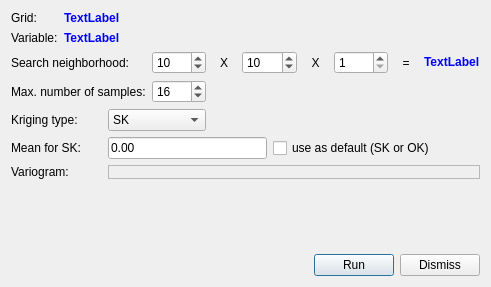
<?xml version="1.0" encoding="UTF-8"?>
<ui version="4.0">
 <class>NDVEstimationDialog</class>
 <widget class="QDialog" name="NDVEstimationDialog">
  <property name="geometry">
   <rect>
    <x>0</x>
    <y>0</y>
    <width>491</width>
    <height>287</height>
   </rect>
  </property>
  <property name="windowTitle">
   <string>Dialog</string>
  </property>
  <layout class="QVBoxLayout" name="verticalLayout_2">
   <item>
    <layout class="QGridLayout" name="gridLayout" columnstretch="0,0,0,0,0,0,0,0,0,0,0" columnminimumwidth="0,0,0,0,0,0,0,0,0,0,0">
     <item row="1" column="1" colspan="10">
      <widget class="QLabel" name="lblVariableName">
       <property name="text">
        <string>&lt;html&gt;&lt;head/&gt;&lt;body&gt;&lt;p&gt;&lt;span style=&quot; font-weight:600; color:#0000ff;&quot;&gt;TextLabel&lt;/span&gt;&lt;/p&gt;&lt;/body&gt;&lt;/html&gt;</string>
       </property>
      </widget>
     </item>
     <item row="0" column="1" colspan="10">
      <widget class="QLabel" name="lblGridName">
       <property name="text">
        <string>&lt;html&gt;&lt;head/&gt;&lt;body&gt;&lt;p&gt;&lt;span style=&quot; font-weight:600; color:#0000ff;&quot;&gt;TextLabel&lt;/span&gt;&lt;/p&gt;&lt;/body&gt;&lt;/html&gt;</string>
       </property>
      </widget>
     </item>
     <item row="1" column="0">
      <widget class="QLabel" name="label_3">
       <property name="text">
        <string>Variable:</string>
       </property>
      </widget>
     </item>
     <item row="0" column="0">
      <widget class="QLabel" name="label">
       <property name="text">
        <string>Grid:</string>
       </property>
      </widget>
     </item>
     <item row="2" column="4">
      <widget class="QLabel" name="label_6">
       <property name="text">
        <string>X</string>
       </property>
       <property name="alignment">
        <set>Qt::AlignCenter</set>
       </property>
      </widget>
     </item>
     <item row="2" column="0" colspan="3">
      <widget class="QLabel" name="label_5">
       <property name="text">
        <string>Search neighborhood:</string>
       </property>
      </widget>
     </item>
     <item row="2" column="3">
      <widget class="QSpinBox" name="spinNCols">
       <property name="minimum">
        <number>1</number>
       </property>
       <property name="maximum">
        <number>1000</number>
       </property>
       <property name="value">
        <number>10</number>
       </property>
      </widget>
     </item>
     <item row="2" column="5" colspan="2">
      <widget class="QSpinBox" name="spinNRows">
       <property name="minimum">
        <number>1</number>
       </property>
       <property name="maximum">
        <number>1000</number>
       </property>
       <property name="value">
        <number>10</number>
       </property>
      </widget>
     </item>
     <item row="2" column="9">
      <widget class="QLabel" name="label_7">
       <property name="text">
        <string>=</string>
       </property>
       <property name="alignment">
        <set>Qt::AlignCenter</set>
       </property>
      </widget>
     </item>
     <item row="2" column="8">
      <widget class="QSpinBox" name="spinNSlices">
       <property name="minimum">
        <number>1</number>
       </property>
       <property name="maximum">
        <number>1000</number>
       </property>
       <property name="value">
        <number>1</number>
       </property>
      </widget>
     </item>
     <item row="2" column="10">
      <widget class="QLabel" name="lblSizeMetric">
       <property name="text">
        <string>&lt;html&gt;&lt;head/&gt;&lt;body&gt;&lt;p&gt;&lt;span style=&quot; font-weight:600; color:#0000ff;&quot;&gt;TextLabel&lt;/span&gt;&lt;/p&gt;&lt;/body&gt;&lt;/html&gt;</string>
       </property>
      </widget>
     </item>
     <item row="2" column="7">
      <widget class="QLabel" name="label_10">
       <property name="text">
        <string>X</string>
       </property>
       <property name="alignment">
        <set>Qt::AlignCenter</set>
       </property>
      </widget>
     </item>
     <item row="4" column="0" colspan="2">
      <widget class="QLabel" name="label_2">
       <property name="text">
        <string>Kriging type:</string>
       </property>
      </widget>
     </item>
     <item row="4" column="2" colspan="2">
      <widget class="QComboBox" name="cmbKType">
       <item>
        <property name="text">
         <string>SK</string>
        </property>
       </item>
       <item>
        <property name="text">
         <string>OK</string>
        </property>
       </item>
      </widget>
     </item>
     <item row="5" column="0" colspan="2">
      <widget class="QLabel" name="label_8">
       <property name="text">
        <string>Mean for SK:</string>
       </property>
      </widget>
     </item>
     <item row="5" column="6" colspan="5">
      <widget class="QCheckBox" name="chkUseSKMeanAsDefault">
       <property name="text">
        <string>use as default (SK or OK)</string>
       </property>
      </widget>
     </item>
     <item row="5" column="2" colspan="4">
      <widget class="QLineEdit" name="lineEdit">
       <property name="text">
        <string>0.00</string>
       </property>
      </widget>
     </item>
     <item row="3" column="0" colspan="3">
      <widget class="QLabel" name="label_4">
       <property name="text">
        <string>Max. number of samples:</string>
       </property>
      </widget>
     </item>
     <item row="3" column="3">
      <widget class="QSpinBox" name="spinNbSamples">
       <property name="minimum">
        <number>1</number>
       </property>
       <property name="maximum">
        <number>1000</number>
       </property>
       <property name="value">
        <number>16</number>
       </property>
      </widget>
     </item>
     <item row="6" column="0" colspan="2">
      <widget class="QLabel" name="lbl_56">
       <property name="text">
        <string>Variogram:</string>
       </property>
      </widget>
     </item>
     <item row="6" column="2" colspan="9">
      <widget class="QFrame" name="frmVariogramPlaceholder">
       <property name="frameShape">
        <enum>QFrame::StyledPanel</enum>
       </property>
       <property name="frameShadow">
        <enum>QFrame::Raised</enum>
       </property>
       <layout class="QVBoxLayout" name="verticalLayout">
        <property name="spacing">
         <number>0</number>
        </property>
        <property name="leftMargin">
         <number>0</number>
        </property>
        <property name="topMargin">
         <number>0</number>
        </property>
        <property name="rightMargin">
         <number>0</number>
        </property>
        <property name="bottomMargin">
         <number>0</number>
        </property>
       </layout>
      </widget>
     </item>
    </layout>
   </item>
   <item>
    <spacer name="verticalSpacer">
     <property name="orientation">
      <enum>Qt::Vertical</enum>
     </property>
     <property name="sizeHint" stdset="0">
      <size>
       <width>20</width>
       <height>98</height>
      </size>
     </property>
    </spacer>
   </item>
   <item>
    <layout class="QHBoxLayout" name="horizontalLayout">
     <item>
      <spacer name="horizontalSpacer">
       <property name="orientation">
        <enum>Qt::Horizontal</enum>
       </property>
       <property name="sizeHint" stdset="0">
        <size>
         <width>40</width>
         <height>20</height>
        </size>
       </property>
      </spacer>
     </item>
     <item>
      <widget class="QPushButton" name="btnRun">
       <property name="text">
        <string>Run</string>
       </property>
      </widget>
     </item>
     <item>
      <widget class="QPushButton" name="btnDismiss">
       <property name="text">
        <string>Dismiss</string>
       </property>
      </widget>
     </item>
    </layout>
   </item>
  </layout>
 </widget>
 <resources/>
 <connections>
  <connection>
   <sender>btnDismiss</sender>
   <signal>clicked()</signal>
   <receiver>NDVEstimationDialog</receiver>
   <slot>reject()</slot>
   <hints>
    <hint type="sourcelabel">
     <x>411</x>
     <y>256</y>
    </hint>
    <hint type="destinationlabel">
     <x>379</x>
     <y>211</y>
    </hint>
   </hints>
  </connection>
  <connection>
   <sender>spinNCols</sender>
   <signal>valueChanged(int)</signal>
   <receiver>NDVEstimationDialog</receiver>
   <slot>updateMetricSizeLabels()</slot>
   <hints>
    <hint type="sourcelabel">
     <x>154</x>
     <y>57</y>
    </hint>
    <hint type="destinationlabel">
     <x>159</x>
     <y>176</y>
    </hint>
   </hints>
  </connection>
  <connection>
   <sender>spinNRows</sender>
   <signal>valueChanged(int)</signal>
   <receiver>NDVEstimationDialog</receiver>
   <slot>updateMetricSizeLabels()</slot>
   <hints>
    <hint type="sourcelabel">
     <x>232</x>
     <y>61</y>
    </hint>
    <hint type="destinationlabel">
     <x>240</x>
     <y>161</y>
    </hint>
   </hints>
  </connection>
  <connection>
   <sender>spinNSlices</sender>
   <signal>valueChanged(int)</signal>
   <receiver>NDVEstimationDialog</receiver>
   <slot>updateMetricSizeLabels()</slot>
   <hints>
    <hint type="sourcelabel">
     <x>382</x>
     <y>67</y>
    </hint>
    <hint type="destinationlabel">
     <x>343</x>
     <y>179</y>
    </hint>
   </hints>
  </connection>
  <connection>
   <sender>btnRun</sender>
   <signal>clicked()</signal>
   <receiver>NDVEstimationDialog</receiver>
   <slot>run()</slot>
   <hints>
    <hint type="sourcelabel">
     <x>352</x>
     <y>264</y>
    </hint>
    <hint type="destinationlabel">
     <x>271</x>
     <y>240</y>
    </hint>
   </hints>
  </connection>
 </connections>
 <slots>
  <slot>updateMetricSizeLabels()</slot>
  <slot>run()</slot>
 </slots>
</ui>
